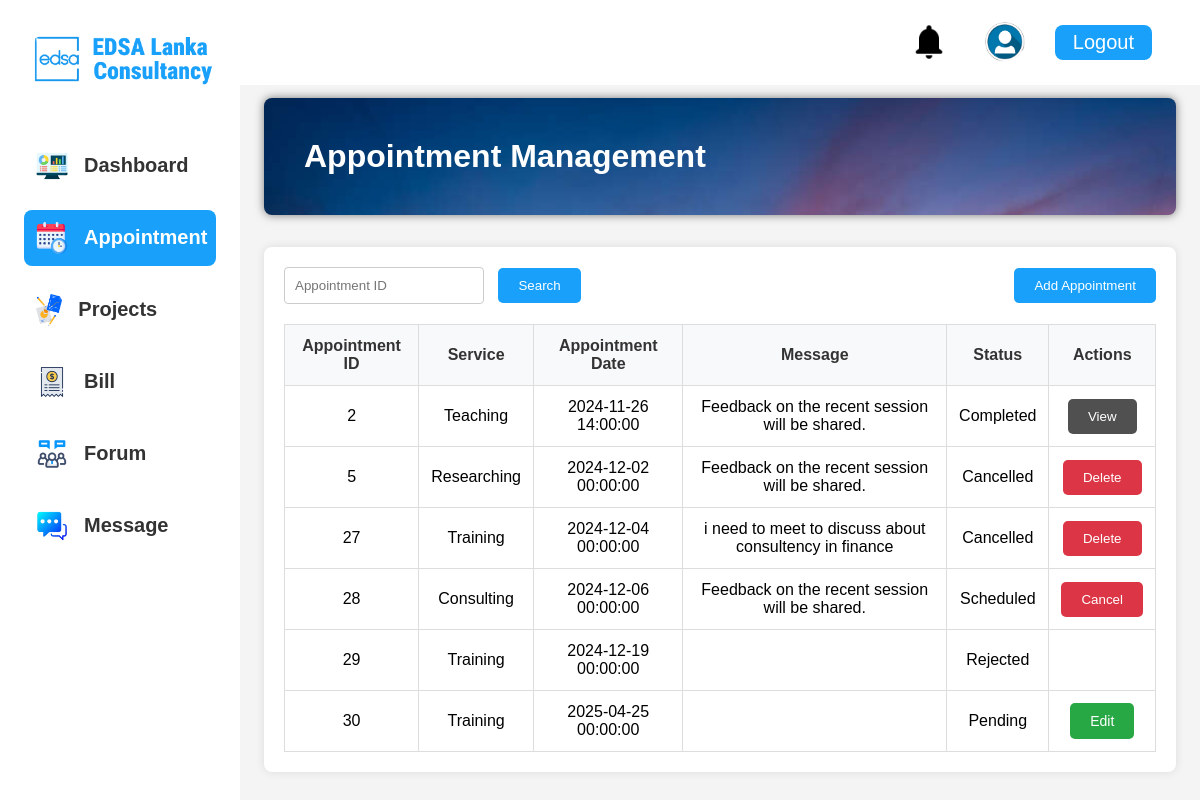
Screenshot of /user1/user/appointments/appointment.php (signed in) with the database file from the repository.
### tables this page shows
CREATE TABLE `appointments` (
  `appointment_id` int(11) NOT NULL,
  `provider_id` int(11) DEFAULT NULL,
  `client_id` int(11) DEFAULT NULL,
  `appointment_date` datetime DEFAULT NULL,
  `status` varchar(255) DEFAULT NULL,
  `created_at` timestamp NOT NULL DEFAULT current_timestamp(),
  `service_type` varchar(100) NOT NULL,
  `message` varchar(1000) NOT NULL
);

### user1/user/appointments/get_appointment.php (called while the page is built, shortened)
<?php
include '../../connect/connect.php';
$search = $_POST['searchInput'] ?? '';
if ($search === '') {
    $sql = "SELECT a.*, p.full_name
            FROM appointments a
            LEFT JOIN serviceproviders p ON a.provider_id = p.provider_id
            WHERE a.client_id = ? And a.status != 'Deleted'";
    $stmt = $conn->prepare($sql);
    $stmt->bind_param("i", $_SESSION['client_id']);
}
$stmt->execute();
$result = $stmt->get_result();
$users = $result->fetch_all(MYSQLI_ASSOC);
?>

### user1/user/appointments/appointment.php (the view, shortened to what this page needs)
<?php
include '../session/session.php';
include 'get_appointment.php';
?>
<!DOCTYPE html>
<html lang="en">
<head>
    <link rel="stylesheet" href="style.css">
</head>
<body>
    <div class="container">
        <div class="sidebar">
            <div class="logo">
                <img src="../images/logo.png" alt="EDSA Lanka Consultancy Logo">
            </div>
            <ul class="menu">
                <li>
                    <a href="../Dashboard/Dashboard.php">
                        <button>
                            <img src="../images/dashboard.png" alt="Dashboard">
                            Dashboard
                        </button>
                    </a>
                </li>
                <li>
                    <a href="../appointments/appointment.php">
                        <button class="active">
                            <img src="../images/appointment.png" alt="Appointment">
                            Appointment
                        </button>
                    </a>
                    </li>
                <li>
                    <a href="../Project/project.php">
                        <button >
                            <img src="../images/project.png" alt="project">
                            Projects
                        </button>
                    </a>
                </li>
                <li>
                    <a href="../bill/bill.php">
                        <button>
                            <img src="../images/bill.png" alt="Bill">
                            Bill
                        </button>
                    </a>
                </li>
                <li>
                    <a href="../forum/forum.php">
                    <button>
                        <img src="../images/forum.png" alt="Forum">
                        Forum
                    </button>
                    </a>
                </li>
                <li><a href="../Message/Message.php">
                    <button>
                        <img src="../images/Message.png" alt="Message">
                        Message
                    </button></a>
                </li>
            </ul>
        </div>
        <div class="main-wrapper">
            <div class="navbar">
                <a href="#">
                    <img src="../images/notification.png" alt="Notifications">
                </a>
                <div class="profile">
                    <a href="../profile/profile.php">
                        <img src="../images/user.png" alt="Profile">
                    </a>
                </div>
                <a href="../../../Login/Logout.php" class="logout">Logout</a>
            </div>
            <div class="main-container controls card1">
                <h1>Appointment Management</h1>
            </div>
            <div class="main-container">
                <div class="search-container">
                    <div >
                        <form action="appointment.php" method="POST">
                        <input type="text" id="searchInput" name="searchInput" class="searchInput" placeholder="Appointment ID" value="<?= htmlspecialchars($_POST['searchInput'] ?? '') ?>">
                        <button id="Search" class="btn">Search</button>
                        </form>
                    </div>
                    <div>
                        <button id="addAppointmentBtn" class="btn" onclick="openPopup('addAppointmentOverlay')">Add Appointment</button>
                    </div>
                </div>
                <table class="appointment-table">
    <thead>
        <tr>
            <th>Appointment ID</th>
            <th>Service</th>
            <th>Appointment Date</th>
            <th>Message</th>
            <th>Status</th>
            <th>Actions</th>
        </tr>
    </thead>
    <tbody id="appointmentList">
	<?php foreach ($users as $user): ?>
		<tr>
			<td><?= htmlspecialchars($user['appointment_id']) ?></td>
			<td><?= htmlspecialchars($user['service_type']) ?></td>
			<td><?= htmlspecialchars($user['appointment_date']) ?></td>
			<td><?= htmlspecialchars($user['message']) ?></td>
			<td><?= htmlspecialchars($user['status']) ?></td>
			<td>
				<?php if ($user['status'] == 'Pending'): ?>
					<form style="display: inline;">
						<button type="button" class=" btn edit-btn" data-id="<?= htmlspecialchars($user['appointment_id']) ?>"
							onclick="openUpdatePopup(
								'<?= addslashes($user['appointment_id']) ?>',
								'<?= addslashes($user['service_type']) ?>',
								'<?= addslashes($user['appointment_date']) ?>',
								'<?= addslashes($user['message']) ?>'
							)">
							Edit
						</button>
					</form>
				<?php endif; ?>
				<?php if ($user['provider_id'] !== null && ($user['status'] == 'Completed' || $user['status'] == 'Assigned' || $user['status'] == 'Scheduled')): ?>
					<form method="POST" action="" style="display: inline;">
						<button type="submit" class="btn view-btn">View</button>
					</form>
				<?php endif; ?>
				<?php if ($user['status'] == 'Scheduled'): ?>
					<form method="POST" action="cancel_appointment.php" style="display: inline;">
						<button type="submit" class="btn cancel-btn">Cancel</button>
					</form>
				<?php endif; ?>
				<?php if ( $user['status'] == 'Cancelled'): ?>
					<form method="POST" action="delete_appointment.php" style="display: inline;">
						<button type="submit" class="btn cancel-btn">Delete</button>
					</form>
				<?php endif; ?>
			</td>
		</tr>
	<?php endforeach; ?>
</tbody>
</table>
            </div>
        </div>
    </div>
</body>
</html>

### user1/user/appointments/style.css (style rules this page uses)
* { margin: 0; padding: 0; box-sizing: border-box; }
body { font-family: Arial, sans-serif; background-color: #f4f4f4; min-height: 100vh; }
.container { display: flex; width: 100%; }
.sidebar { background-color: white; width: 20vw; padding: 3vh; display: flex; flex-direction: column; align-items: center; position: fixed; height: 100vh; }
.sidebar .logo img { width: 100%; max-width: 20vw; margin-bottom: 5vh; }
.menu { list-style: none; width: 100%; }
.menu li { margin-bottom: 2vh; }
a { text-decoration: none; }
.menu button { display: flex; align-items: center; font-size: 2.5vh; font-weight: bold; width: 100%; padding: 1.5vh; color: #333; background-color: #fff; border: none; cursor: pointer; text-align: left; border-radius: 1vh; gap: 1vh; text-decoration: none; }
.menu button.active { background-color: #18A0FB; color: white; }
.menu img { width: auto; height: 4vh; object-fit: contain; margin-right: 1vh; }
.navbar { width: 80vw; background-color: white; color: #18A0FB; margin-left: 0; padding: 2vh 4vw; position: fixed; z-index: 2; display: flex; justify-content: flex-end; align-items: center; }
.navbar a { color: #18A0FB; text-decoration: none; font-size: 2.5vh; padding: 0.8vh 1.5vw; margin-left: 1.5vw; border-radius: 1vh; display: flex; align-items: center; justify-content: center; }
.navbar a img { max-width: 100%; max-height: 100%; width: 5vh; height: 5vh; border-radius: 50%; }
.profile { display: flex; align-items: center; margin-right: 1vw; }
.profile a { padding: 0; background-color: #fff; border: none; cursor: pointer; border-radius: 50%; width: 5vh; height: 5vh; display: flex; justify-content: center; align-items: center; }
.logout { background-color: #18A0FB; color: white !important; }
.main-wrapper { width: 80vw; margin-left: 20vw; }
.main-container { max-width: 95%; margin: 4vh auto 2vh; background: #fff; padding: 20px; border-radius: 8px; box-shadow: 0 0 10px rgba(0, 0, 0, 0.1); }
.search-container { margin-bottom: 20px; display: flex; justify-content: space-between; align-items: center; }
.searchInput { width: 200px; padding: 10px; border: 1px solid #ccc; border-radius: 4px; margin-right: 10px; }
.btn { padding: 10px 20px; background-color: #18A0FB; color: white; border: none; border-radius: 5px; cursor: pointer; transition: background-color 0.3s, transform 0.2s; }
.appointment-table { width: 100%; border-collapse: collapse; margin-top: 20px; }
.appointment-table th, .appointment-table td { border: 1px solid #ddd; padding: 12px; text-align: center; }
.appointment-table th { background-color: #f8f9fa; color: #333; }
.edit-btn,.view-btn .cancel-btn { padding: 10px 20px; margin: 0 5px; font-size: 14px; }
.edit-btn { background-color: #28a745; }
.cancel-btn { background-color: #dc3545; }
.view-btn { background-color: #505050; }
.btn { cursor: pointer; transition: all 0.3s ease; }
.controls { width: 95%; padding: 40px; display: flex; flex-direction: column; justify-content: space-between; justify-content: center; background-color: #fff; margin: 10px auto; border-radius: 8px; }
.card1 { box-shadow: 0 0 10px rgba(0, 0, 0, 0.5); color: #fff; background-image: url("../images/sunset.jpg") ; background-repeat: no-repeat; background-size: cover; }

### rows the page displays
appointments: appointment_id "2", service_type "Teaching", appointment_date "2024-11-26 14:00:00", message "Feedback on the recent session will be shared.", status "Completed"
appointments: appointment_id "5", service_type "Researching", appointment_date "2024-12-02 00:00:00", message "Feedback on the recent session will be shared.", status "Cancelled"
appointments: appointment_id "27", service_type "Training", appointment_date "2024-12-04 00:00:00", message "i need to meet to discuss about consultency in finance", status "Cancelled"
appointments: appointment_id "28", service_type "Consulting", appointment_date "2024-12-06 00:00:00", message "Feedback on the recent session will be shared.", status "Scheduled"
appointments: appointment_id "29", service_type "Training", appointment_date "2024-12-19 00:00:00", status "Rejected"
appointments: appointment_id "30", service_type "Training", appointment_date "2025-04-25 00:00:00", status "Pending"
